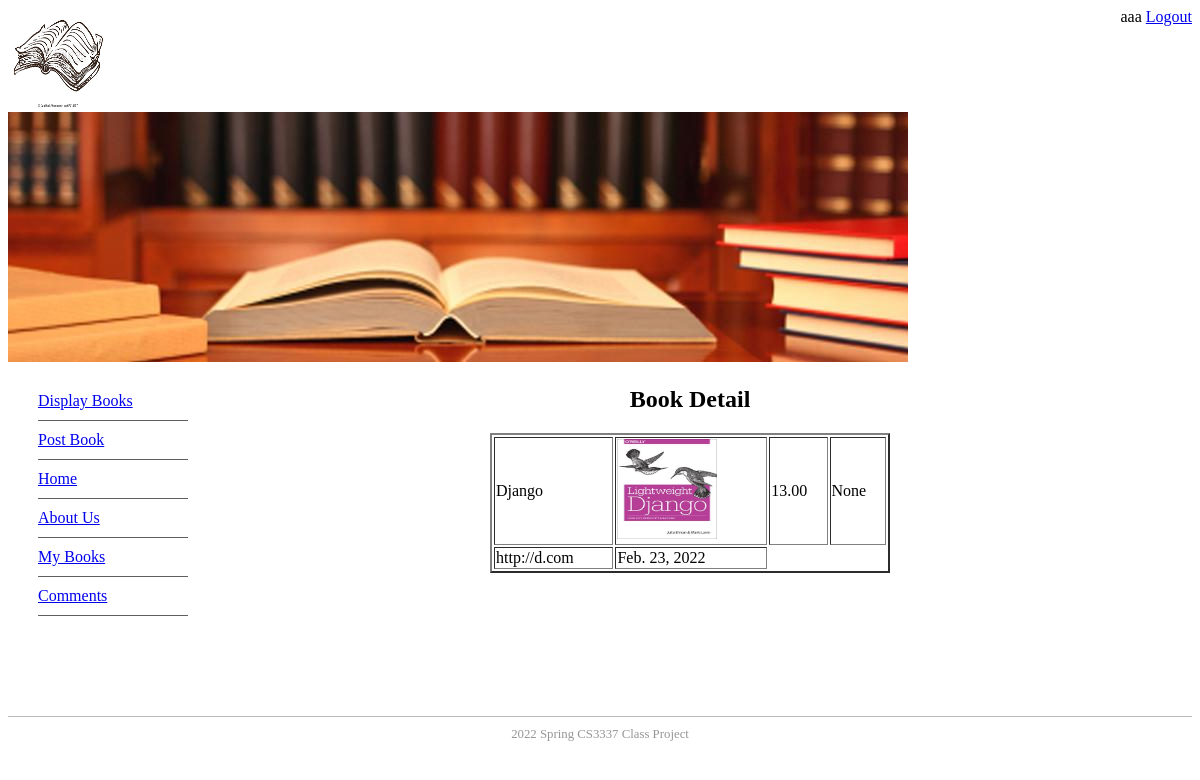
The page /book_detail/1 (signed in) on the database its author committed.
### bookMng/models.py (models this page shows, shortened)
class MainMenu(models.Model):
    item = models.CharField(max_length=200, unique=True)
    link = models.CharField(max_length=200, unique=True)

class Book(models.Model):
    name = models.CharField(max_length=200)
    web = models.URLField(max_length=200)
    price = models.DecimalField(decimal_places=2, max_digits=8)
    publishdate = models.DateField(auto_now=True)
    picture = models.FileField(upload_to='bookEx/static/uploads')
    pic_path = models.CharField(max_length=300, editable=False, blank=True)
    username = models.ForeignKey(User, blank=True, null=True, on_delete=models.CASCADE)

### bookMng/views.py (the view)
# urls.py: path('book_detail/<int:book_id>', views.book_detail, name='book_detail'),
@login_required(login_url=reverse_lazy('login'))
def book_detail(request, book_id):
    book = Book.objects.get(id=book_id)
    book.pic_path = book.picture.url[14:]
    return render(request,
                  "bookMng/book_detail.html",
                  {
                      'item_list': MainMenu.objects.all(),
                      'book': book
                  }
                  )

### BookEx/templates/bookMng/book_detail.html (shortened to what this page needs)
{% extends "base.html" %}
{% load static %}
{% block sidenav %}
  {% for item in item_list %}
       <li>
           <a href="{{ item.link }}"> {{ item.item }} </a>
       </li>
  {% endfor %}
{% endblock sidenav %}
{% block content %}
<h1 align="center"> Book Detail </h1>
<table align="center" border="2"  width="400">
       <tr>
           <td>
                {{ book.name }}
           </td>
           <td>
               <img src="{% static book.pic_path %}" width="100" height="100"/>
           </td>
           <td>
               {{ book.price }}
           </td>
           <td>
               {{ book.username }}
           </td>
       </tr>
       <tr>
           <td>
               {{ book.web }}
           </td>
           <td>
               {{ book.publishdate }}
           </td>
       </tr>
</table>
{% endblock content %}

### BookEx/templates/base.html (shortened to what this page needs)
{% load static %}
<!DOCTYPE html>
<html lang="en">
<head>
    <link href="{% static 'main.css' %}" rel="stylesheet" type="text/css">
</head>
<body>
<header>
    <div>
        <img src="{% static 'logo.jpg' %}" width="100" height="100" />
        <span style="float: right;">
            {% if user.is_authenticated %}
                        {{ user.username }}
                        <a href="{% url 'logout' %}?next=/">Logout</a>
            {% else %}
                 Not Logged in
                 <a href="{% url 'login' %}?next=/">Login</a>
            {% endif %}
        </span>
    </div>
        <img src="{% static 'banner.jpg' %}" />
</header>
<aside id="leftsidebar">
    <nav id="nav">
        <ul>
            {% block sidenav %}{% endblock sidenav %}
        </ul>
    </nav>
</aside>
<section>
    {% block content %}{% endblock content %}
</section>
<footer id="footer">
    2022 Spring CS3337 Class Project
</footer>
</body>
</html>

### BookEx/static/main.css (style rules this page uses)
#leftsidebar { width: 180px; height: 350px; float: left; }
#nav li { padding-top: 10px; padding-bottom: 10px; font-size: 1em; list-style-type: none; border-bottom: thin solid #5f5f5f; color: #4c4c4c; left: 0px; list-style-position: inside; margin-left: -10px; }
#footer { text-align: center; font-size: 0.8em; margin-top: 5px; padding-top: 10px; padding-bottom: 10px; background-color: #FFFFFF; border-top: thin solid #BBBBBB; clear: both; color: #969696; }

### rows shown on the page
MainMenu: item "Display Books"
MainMenu: item "Post Book"
MainMenu: item "Home"
MainMenu: item "About Us"
MainMenu: item "My Books"
MainMenu: item "Comments"
Book: name "Django", price "13.00", username "None", web "http://d.com", publishdate "Feb. 23, 2022"

### other values the page prints
{{ user.username }} "aaa"
